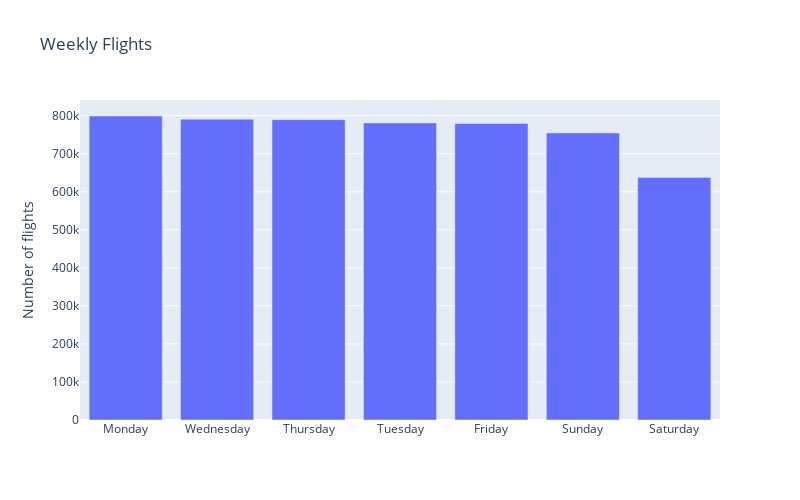

Notebook code cell kept with this figure:
### Code cell
trace1 = go.Bar(x=day.index, y=day.values)
data1 = [trace1]
layout = go.Layout(title='Weekly Flights',
                   yaxis=dict(title='Number of flights'),
                   height=500,
                   width=800)
fig = go.Figure(data=data1, layout=layout)
py.iplot(fig)

### Figure 1 — Plotly figure (JSON) as saved in the notebook; plotly's stock layout.template omitted (floating-point values rounded to 4 significant figures)
{"data": [{"type": "bar", "x": ["Monday", "Wednesday", "Thursday", "Tuesday", "Friday", "Sunday", "Saturday"], "y": [799248, 790991, 789594, 780858, 779708, 754701, 637814]}], "layout": {"height": 500, "title": {"text": "Weekly Flights"}, "width": 800, "yaxis": {"title": {"text": "Number of flights"}}}}
